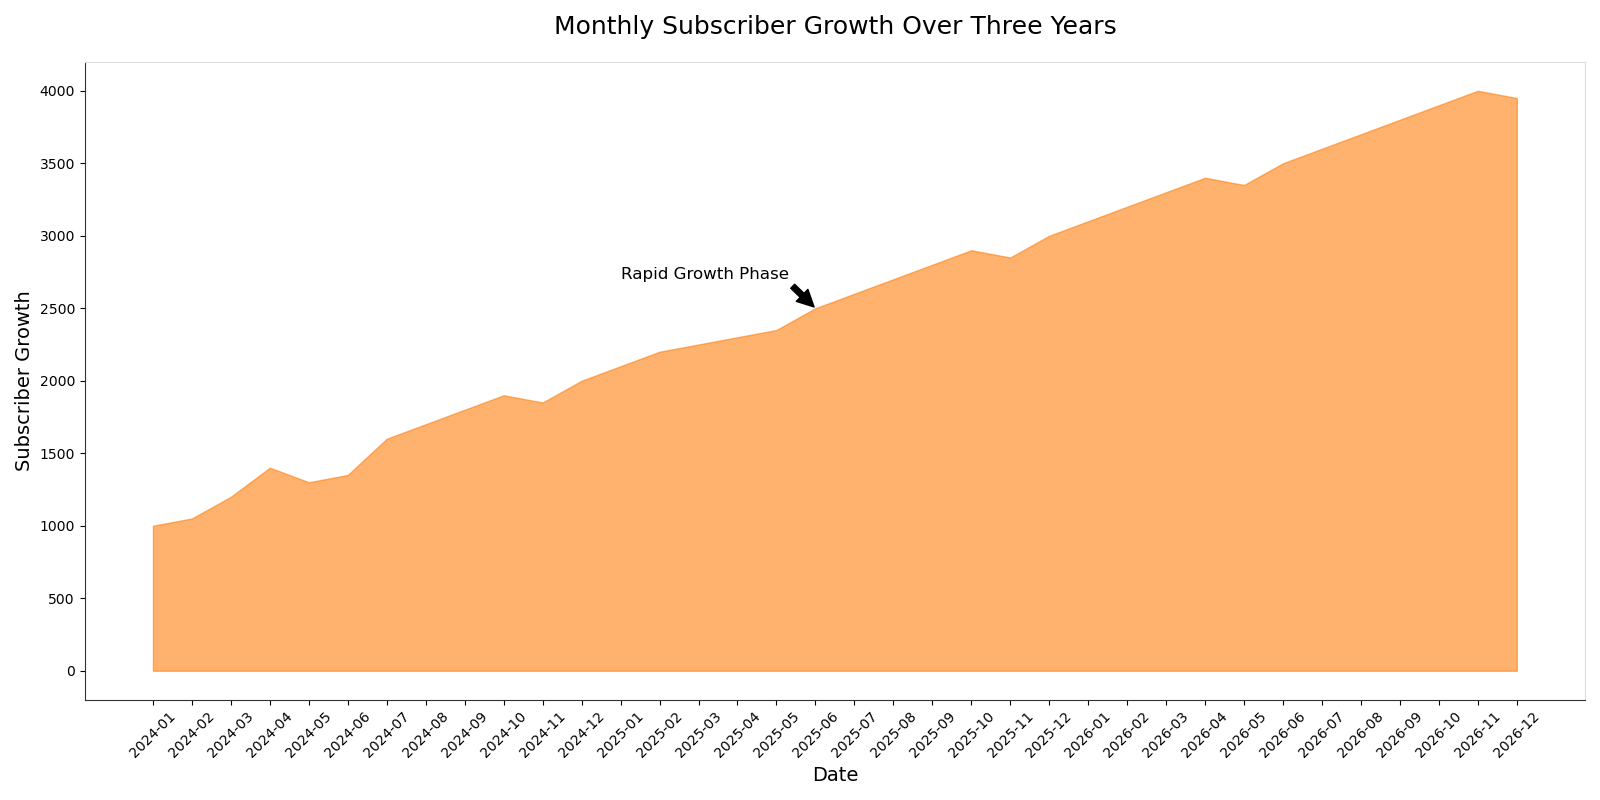

The Python source for this figure:

import matplotlib.pyplot as plt
import pandas as pd
import numpy as np

data = {
    'Date': pd.date_range(start='2024-01-01', periods=36, freq='M').strftime('%Y-%m').tolist(),
    'Subscriber_Growth': [
        1000, 1050, 1200, 1400, 1300, 1350, 1600, 1700, 1800, 1900, 
        1850, 2000, 2100, 2200, 2250, 2300, 2350, 2500, 2600, 2700, 
        2800, 2900, 2850, 3000, 3100, 3200, 3300, 3400, 3350, 3500, 
        3600, 3700, 3800, 3900, 4000, 3950
    ]
}

df = pd.DataFrame(data)

fig, ax = plt.subplots(figsize=(16, 8))

ax.fill_between(df['Date'], df['Subscriber_Growth'], color='#ff7f0e', alpha=0.6)

ax.set_title('Monthly Subscriber Growth Over Three Years', fontsize=18, pad=20)
ax.set_xlabel('Date', fontsize=14)
ax.set_ylabel('Subscriber Growth', fontsize=14)
ax.annotate('Rapid Growth Phase', xy=('2025-06', 2500), xytext=('2025-01', 2700),
             arrowprops=dict(facecolor='black', shrink=0.05), fontsize=12)

ax.spines['top'].set_color('#DDDDDD')
ax.spines['right'].set_color('#DDDDDD')
ax.spines['left'].set_color('#333333')
ax.spines['bottom'].set_color('#333333')

plt.xticks(rotation=45)
plt.tight_layout()
plt.show()
